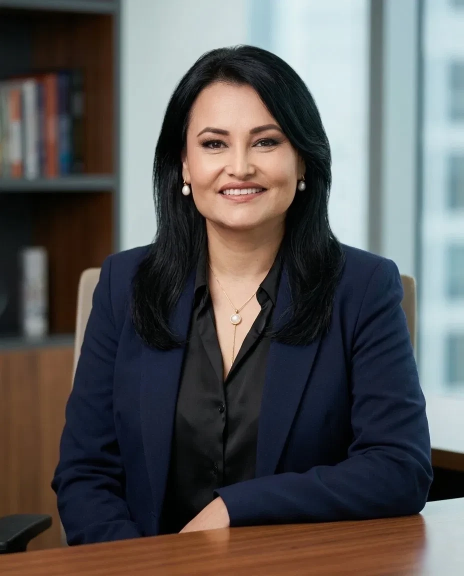
#> input picture minhas-fotos/bio-silvana-rosa-desafio-sua-mentoria-em-3-dias.webp, 928 x 1152 px (shown at 1/2 size)
$ python generate_jolt_slides.py
#> lines starting #> are read from the running program, lines starting #| are printed output that depends on the picture
from pathlib import Path
from PIL import Image, ImageDraw, ImageFont, ImageFilter
import math
import random


ROOT = Path(__file__).resolve().parents[1]
OUT = ROOT / "carrosseis" / "metodo-jolt-vendas-mentoria"
PHOTO = ROOT / "minhas-fotos" / "bio-silvana-rosa-desafio-sua-mentoria-em-3-dias.webp"

W, H = 1080, 1350
TOTAL = 7

COLORS = {
    "cream": "#F7F1E5",
    "cream_2": "#FFF8EA",
    "teal": "#062F31",
    "teal_2": "#0E4D4A",
    "teal_3": "#145E59",
    "tiffany": "#4EC8C4",
    "tiffany_light": "#A8E2DF",
    "gold": "#C8A24C",
    "gold_light": "#F3D992",
    "ink": "#10302E",
    "white": "#FFFDF8",
}

FONT_DIRS = [
    Path("C:/Windows/Fonts"),
    Path.home() / "AppData/Local/Microsoft/Windows/Fonts",
]


def find_font(*names):
    for folder in FONT_DIRS:
        for name in names:
            p = folder / name
            if p.exists():
                return str(p)
    return None


SERIF = find_font("georgiab.ttf", "georgia.ttf")
SERIF_REG = find_font("georgia.ttf")
SERIF_ITALIC = find_font("georgiai.ttf", "georgia.ttf")
SANS = find_font("arial.ttf")
SANS_BOLD = find_font("arialbd.ttf", "arial.ttf")


def font(path, size):
    return ImageFont.truetype(path, size=size)


def rgb(hex_color):
    h = hex_color.lstrip("#")
    return tuple(int(h[i:i + 2], 16) for i in (0, 2, 4))


def lerp(a, b, t):
    return tuple(int(a[i] * (1 - t) + b[i] * t) for i in range(3))


def dark_canvas():
    top, mid, bottom = rgb("#021C1E"), rgb(COLORS["teal"]), rgb("#0B615C")
    img = Image.new("RGB", (W, H), top)
    draw = ImageDraw.Draw(img)
    for y in range(H):
        t = y / H
        c = lerp(top, mid, t / 0.72) if t < 0.72 else lerp(mid, bottom, (t - 0.72) / 0.28)
        draw.line((0, y, W, y), fill=c)
    glow = Image.new("RGBA", (W, H), (0, 0, 0, 0))
    gd = ImageDraw.Draw(glow)
    gd.ellipse((590, -160, 1260, 520), fill=(223, 177, 87, 72))
    gd.ellipse((-260, 820, 620, 1530), fill=(78, 200, 196, 48))
    glow = glow.filter(ImageFilter.GaussianBlur(70))
    return Image.alpha_composite(img.convert("RGBA"), glow)


def light_canvas():
    img = Image.new("RGBA", (W, H), COLORS["cream"])
    glow = Image.new("RGBA", (W, H), (0, 0, 0, 0))
    gd = ImageDraw.Draw(glow)
    gd.ellipse((-260, 980, 620, 1540), fill=(78, 200, 196, 78))
    gd.ellipse((740, -250, 1320, 330), fill=(243, 217, 146, 42))
    glow = glow.filter(ImageFilter.GaussianBlur(80))
    img = Image.alpha_composite(img, glow)
    return img


def add_noise(img, opacity=14):
    noise = Image.effect_noise((W, H), 20).convert("L")
    layer = Image.new("RGBA", (W, H), (255, 255, 255, 0))
    layer.putalpha(noise.point(lambda p: int(p / 255 * opacity)))
    return Image.alpha_composite(img, layer)


def title_shadow(draw, pos, text, fnt, fill, shadow=(0, 0, 0, 95), anchor=None, stroke=0):
    x, y = pos
    draw.text((x + 3, y + 5), text, font=fnt, fill=shadow, anchor=anchor, stroke_width=stroke, stroke_fill=shadow)
    draw.text((x, y), text, font=fnt, fill=fill, anchor=anchor, stroke_width=stroke, stroke_fill=fill)


def measure(draw, text, fnt):
    b = draw.textbbox((0, 0), text, font=fnt)
    return b[2] - b[0], b[3] - b[1]


def wrap(draw, text, fnt, max_w):
    lines = []
    for para in text.split("\n"):
        words = para.split()
        if not words:
            lines.append("")
            continue
        line = words[0]
        for word in words[1:]:
            test = f"{line} {word}"
            if measure(draw, test, fnt)[0] <= max_w:
                line = test
            else:
                lines.append(line)
                line = word
        lines.append(line)
    return lines


def draw_wrapped(draw, xy, text, fnt, fill, max_w, gap=12, shadow=False, align="left"):
    x, y = xy
    for line in wrap(draw, text, fnt, max_w):
        w, _ = measure(draw, line, fnt)
        tx = x if align == "left" else x + (max_w - w) / 2
        if shadow:
            title_shadow(draw, (tx, y), line, fnt, fill)
        else:
            draw.text((tx, y), line, font=fnt, fill=fill)
        y += int(fnt.size * 1.02) + gap
    return y


def crop_photo(size, focus_y=-40):
    src = Image.open(PHOTO).convert("RGBA")
    sw, sh = src.size
    bw, bh = size
    scale = max(bw / sw, bh / sh)
    nw, nh = int(sw * scale), int(sh * scale)
    src = src.resize((nw, nh), Image.Resampling.LANCZOS)
    left = max(0, (nw - bw) // 2)
    top = min(max(0, (nh - bh) // 2 + focus_y), max(0, nh - bh))
    return src.crop((left, top, left + bw, top + bh))


def add_photo_right(img, x=560, y=118, w=555, h=1050, opacity=245):
    photo = crop_photo((w, h), -70)
    photo = photo.filter(ImageFilter.UnsharpMask(radius=1.2, percent=112, threshold=4))
    mask = Image.new("L", (w, h), 255)
    fade = Image.new("L", (w, h), 0)
    fd = ImageDraw.Draw(fade)
    fd.rectangle((0, 0, w, h), fill=255)
    for i in range(130):
        fd.line((i, 0, i, h), fill=int(255 * i / 130))
    for i in range(120):
        fd.line((0, h - i, w, h - i), fill=int(255 * i / 120))
    mask = ImageChops_multiply(mask, fade).point(lambda p: min(p, opacity))
    img.paste(photo, (x, y), mask)
    return img


def ImageChops_multiply(a, b):
    from PIL import ImageChops
    return ImageChops.multiply(a, b)


def waves(draw, dark=True):
    base = rgb(COLORS["tiffany"] if dark else COLORS["tiffany"])
    gold = rgb(COLORS["gold"])
    for i in range(17):
        pts = []
        for x in range(-80, W + 90, 12):
            y = 1130 + i * 8 + math.sin((x / 96) + i * 0.35) * 34
            pts.append((x, y))
        color = base if i % 2 else gold
        alpha = 82 if dark else 54
        draw.line(pts, fill=color + (alpha,), width=1)


def star(draw, x, y, r=18, fill=None):
    fill = fill or COLORS["gold"]
    pts = [(x, y - r), (x + r * .22, y - r * .22), (x + r, y), (x + r * .22, y + r * .22),
           (x, y + r), (x - r * .22, y + r * .22), (x - r, y), (x - r * .22, y - r * .22)]
    draw.polygon(pts, fill=fill)


def fine_ornaments(draw, dark=True):
    gold = COLORS["gold_light"] if dark else COLORS["gold"]
    tiff = COLORS["tiffany"]
    for r in range(120, 310, 32):
        draw.arc((790 - r, 65 - r, 790 + r, 65 + r), 20, 128, fill=gold, width=1)
    for i in range(8):
        draw.ellipse((78, 100 + i * 24, 84, 106 + i * 24), fill=gold)
    star(draw, 940, 238, 23, tiff)
    star(draw, 280, 1185, 15, gold)


def line_network(draw, points):
    for a, b in zip(points, points[1:]):
        draw.line((a, b), fill=rgb(COLORS["gold"]) + (150,), width=2)
    for x, y in points:
        draw.ellipse((x - 7, y - 7, x + 7, y + 7), fill=COLORS["gold_light"])
        draw.ellipse((x - 14, y - 14, x + 14, y + 14), outline=rgb(COLORS["gold"]) + (80,), width=2)


def icon(draw, cx, cy, kind, scale=1.0, color=None):
    c = color or COLORS["tiffany"]
    gold = COLORS["gold_light"]
    sw = max(3, int(5 * scale))
    if kind == "person":
        draw.ellipse((cx - 24*scale, cy - 48*scale, cx + 24*scale, cy), outline=c, width=sw)
        draw.rounded_rectangle((cx - 48*scale, cy + 10*scale, cx + 48*scale, cy + 70*scale), radius=int(22*scale), outline=c, width=sw)
        star(draw, cx + 48*scale, cy - 32*scale, int(12*scale), gold)
    elif kind == "shield":
        pts = [(cx, cy - 56*scale), (cx + 50*scale, cy - 30*scale), (cx + 38*scale, cy + 42*scale),
               (cx, cy + 72*scale), (cx - 38*scale, cy + 42*scale), (cx - 50*scale, cy - 30*scale)]
        draw.line(pts + [pts[0]], fill=c, width=sw)
        star(draw, cx, cy + 2*scale, int(18*scale), gold)
    elif kind == "chat":
        draw.rounded_rectangle((cx - 58*scale, cy - 44*scale, cx + 58*scale, cy + 35*scale), radius=int(28*scale), outline=c, width=sw)
        draw.line((cx - 18*scale, cy + 35*scale, cx - 42*scale, cy + 58*scale), fill=c, width=sw)
        for dx in (-26, 0, 26):
            draw.ellipse((cx + dx*scale - 7, cy - 8*scale, cx + dx*scale + 7, cy + 6*scale), fill=gold)
    elif kind == "chart":
        for i, h in enumerate([28, 48, 76]):
            x = cx - 52*scale + i * 42*scale
            draw.rounded_rectangle((x, cy + 54*scale - h*scale, x + 20*scale, cy + 54*scale), radius=5, fill=c if i != 1 else gold)
        draw.line((cx - 58*scale, cy + 58*scale, cx + 56*scale, cy + 58*scale), fill=c, width=sw)
        draw.line((cx - 44*scale, cy - 5*scale, cx - 8*scale, cy - 30*scale, cx + 42*scale, cy - 70*scale), fill=c, width=sw)
    elif kind == "compass":
        draw.ellipse((cx - 58*scale, cy - 58*scale, cx + 58*scale, cy + 58*scale), outline=c, width=sw)
        draw.polygon([(cx, cy - 42*scale), (cx + 16*scale, cy + 8*scale), (cx, cy), (cx - 16*scale, cy + 8*scale)], fill=gold)
    elif kind == "lock":
        draw.arc((cx - 36*scale, cy - 60*scale, cx + 36*scale, cy + 22*scale), 180, 360, fill=c, width=sw)
        draw.rounded_rectangle((cx - 58*scale, cy - 8*scale, cx + 58*scale, cy + 72*scale), radius=int(18*scale), outline=c, width=sw)
        star(draw, cx, cy + 32*scale, int(14*scale), gold)


def glass_card(draw, x, y, w, h, kind="chat", label=None, dark=True):
    fill = (4, 48, 49, 105) if dark else (255, 253, 248, 150)
    outline = rgb(COLORS["gold"]) + (150,)
    draw.rounded_rectangle((x, y, x + w, y + h), radius=28, fill=fill, outline=outline, width=2)
    icon(draw, x + w/2, y + h/2 - 18, kind, .72, COLORS["tiffany"])
    if label:
        draw.line((x + 44, y + h - 48, x + w - 44, y + h - 48), fill=rgb(COLORS["gold"]) + (90,), width=2)
        draw.text((x + w/2, y + h - 35), label, font=font(SANS_BOLD, 18), fill=COLORS["cream"] if dark else COLORS["ink"], anchor="ma")


def footer(draw, n, dark=True):
    y = 1240
    color = COLORS["cream"] if dark else COLORS["ink"]
    gold = COLORS["gold"]
    draw.line((180, y, 435, y), fill=gold, width=2)
    draw.line((650, y, 900, y), fill=gold, width=2)
    star(draw, 435, y, 10, COLORS["gold_light"])
    star(draw, 650, y, 10, COLORS["gold_light"])
    draw.text((540, 1202), str(n), font=font(SERIF_REG, 76), fill=gold, anchor="ra")
    draw.text((548, 1228), f"/{TOTAL}", font=font(SERIF_REG, 38), fill=color, anchor="la")


def pill(draw, x, y, text, light=False):
    fnt = font(SANS_BOLD, 24)
    tw, th = measure(draw, text, fnt)
    fill = COLORS["teal_2"] if light else COLORS["tiffany"]
    fg = COLORS["cream"] if light else COLORS["teal"]
    draw.rounded_rectangle((x, y, x + tw + 42, y + 44), radius=22, fill=fill)
    draw.text((x + 21, y + 10), text, font=fnt, fill=fg)


def dark_slide(n, title_lines, subtitle=None, photo=False, cards=None, cta=False, network=None):
    img = add_noise(dark_canvas(), 11)
    draw = ImageDraw.Draw(img, "RGBA")
    waves(draw, True)
    fine_ornaments(draw, True)
    if photo:
        add_photo_right(img, 545 if cta else 560, 80 if cta else 110, 575, 1120)
        draw = ImageDraw.Draw(img, "RGBA")
    if cards:
        line_network(draw, network or [(590, 230), (720, 370), (655, 555), (792, 720), (685, 905)])
        for c in cards:
            glass_card(draw, *c)
    return img, draw


def light_slide():
    img = add_noise(light_canvas(), 16)
    draw = ImageDraw.Draw(img, "RGBA")
    fine_ornaments(draw, False)
    waves(draw, False)
    return img, draw


def card_module(draw, x, y, w, h, num, head, body, kind):
    shadow = Image.new("RGBA", (W, H), (0, 0, 0, 0))
    sd = ImageDraw.Draw(shadow)
    sd.rounded_rectangle((x + 10, y + 15, x + w + 10, y + h + 15), radius=28, fill=(5, 49, 50, 65))
    shadow = shadow.filter(ImageFilter.GaussianBlur(18))
    draw.bitmap((0, 0), shadow.split()[-1], fill=(5, 49, 50, 40))
    draw.rounded_rectangle((x, y, x + w, y + h), radius=28, fill=COLORS["teal_2"], outline=COLORS["gold"], width=3)
    draw.ellipse((x + w/2 - 58, y + 40, x + w/2 + 58, y + 156), outline=COLORS["gold_light"], width=3)
    icon(draw, x + w/2, y + 95, kind, .55, COLORS["tiffany"])
    draw.text((x + w/2, y + 182), f"{num:02d}", font=font(SERIF_REG, 50), fill=COLORS["tiffany"], anchor="ma")
    draw_wrapped(draw, (x + 32, y + 246), head, font(SERIF, 29), COLORS["cream"], w - 64, 4, align="center")
    star(draw, x + w/2, y + 344, 13, COLORS["gold_light"])
    draw.line((x + 72, y + 344, x + w/2 - 22, y + 344), fill=COLORS["gold_light"], width=2)
    draw.line((x + w/2 + 22, y + 344, x + w - 72, y + 344), fill=COLORS["gold_light"], width=2)
    draw_wrapped(draw, (x + 42, y + 384), body, font(SANS, 28), COLORS["white"], w - 84, 7, align="center")


def split_card(draw, x, y, w, h, title, body, kind):
    draw.rounded_rectangle((x, y, x + w, y + h), radius=24, fill=(255, 253, 248, 210), outline=COLORS["gold"], width=2)
    draw.rounded_rectangle((x, y + h * .56, x + w, y + h), radius=24, fill=COLORS["teal_2"])
    draw.rectangle((x, y + h * .56, x + w, y + h * .65), fill=COLORS["teal_2"])
    draw.ellipse((x + w/2 - 58, y - 48, x + w/2 + 58, y + 68), fill=COLORS["teal_2"], outline=COLORS["gold"], width=3)
    icon(draw, x + w/2, y + 14, kind, .45, COLORS["tiffany"])
    draw_wrapped(draw, (x + 28, y + 90), title, font(SERIF, 31), COLORS["ink"], w - 56, 4, align="center")
    star(draw, x + w/2, y + h * .56, 14, COLORS["gold"])
    draw_wrapped(draw, (x + 34, y + h * .64), body, font(SANS, 27), COLORS["cream"], w - 68, 7, align="center")


def make_slide_1():
    img, draw = dark_slide(
        1,
        None,
        photo=True,
        cards=[(875, 150, 150, 150, "shield", None), (800, 800, 175, 150, "lock", None)],
        network=[(590, 230), (720, 365), (835, 555), (760, 730), (690, 900)],
        cta=False,
    )
    pill(draw, 84, 92, "METODO JOLT")
    title_shadow(draw, (82, 305), "MENTORA:", font(SERIF_REG, 70), COLORS["gold_light"])
    title_shadow(draw, (82, 390), "SEU CLIENTE", font(SERIF, 86), COLORS["cream"])
    title_shadow(draw, (82, 500), "DISSE", font(SERIF, 86), COLORS["cream"])
    title_shadow(draw, (82, 612), "“VOU PENSAR”?", font(SERIF, 70), COLORS["gold_light"])
    draw.line((84, 720, 450, 720), fill=COLORS["gold"], width=3)
    draw_wrapped(draw, (84, 765), "Talvez ele não precise de mais argumento. Ele precisa de segurança para decidir.", font(SANS, 38), COLORS["cream"], 500, 12)
    footer(draw, 1, True)
    return img


def make_slide_2():
    img, draw = dark_slide(2, None, photo=False, cards=[(655, 130, 190, 190, "person", None), (785, 415, 170, 170, "shield", None), (600, 700, 210, 170, "chat", None), (770, 900, 185, 150, "chart", None)])
    title_shadow(draw, (82, 300), "NÃO É", font(SERIF_REG, 86), COLORS["gold_light"])
    title_shadow(draw, (82, 405), "FALTA DE", font(SERIF, 92), COLORS["cream"])
    title_shadow(draw, (82, 515), "VALOR", font(SERIF, 96), COLORS["cream"])
    draw.line((84, 640, 492, 640), fill=COLORS["gold"], width=3)
    draw_wrapped(draw, (84, 700), "É medo de escolher errado, aplicar errado ou se frustrar de novo.", font(SANS, 42), COLORS["cream"], 520, 14)
    footer(draw, 2, True)
    return img


def make_slide_3():
    img, draw = light_slide()
    draw_wrapped(draw, (92, 112), "JULGUE A\nINDECISÃO", font(SERIF, 82), COLORS["ink"], 900, 8, align="center")
    draw.line((302, 326, 778, 326), fill=COLORS["gold"], width=2)
    star(draw, 540, 326, 17, COLORS["gold"])
    draw.text((540, 380), "Antes de responder, descubra qual medo está travando a compra.", font=font(SANS, 34), fill=COLORS["ink"], anchor="ma")
    card_module(draw, 70, 520, 285, 560, 1, "Medo de\nescolher errado", "Ele quer certeza antes de se comprometer.", "compass")
    card_module(draw, 397, 520, 285, 560, 2, "Falta de\nclareza", "Pede mais dados, mesmo depois da explicação.", "chat")
    card_module(draw, 724, 520, 285, 560, 3, "Medo de\nnão aplicar", "A dúvida é: será que eu consigo?", "person")
    footer(draw, 3, False)
    return img


def make_slide_4():
    img, draw = light_slide()
    draw_wrapped(draw, (90, 115), "OFEREÇA\nRECOMENDAÇÃO", font(SERIF, 76), COLORS["ink"], 900, 8, align="center")
    draw.text((540, 340), "Clientes indecisos não precisam de dez opções.", font=font(SANS, 35), fill=COLORS["ink"], anchor="ma")
    draw.text((540, 392), "Precisam de direção.", font=font(SANS_BOLD, 39), fill=COLORS["teal_2"], anchor="ma")
    split_card(draw, 120, 555, 840, 345, "A frase que muda o ritmo da venda", "“Com base no seu objetivo, este é o caminho mais direto para você.”", "compass")
    draw.rounded_rectangle((175, 965, 905, 1065), radius=46, fill=COLORS["teal_2"], outline=COLORS["gold"], width=2)
    draw.text((540, 997), "assuma a condução com autoridade", font=font(SANS_BOLD, 32), fill=COLORS["cream"], anchor="ma")
    footer(draw, 4, False)
    return img


def make_slide_5():
    img, draw = light_slide()
    draw_wrapped(draw, (88, 105), "LIMITE A\nEXPLORAÇÃO", font(SERIF, 82), COLORS["ink"], 900, 8, align="center")
    draw.text((540, 356), "Mais informação pode virar mais paralisia.", font=font(SANS, 36), fill=COLORS["ink"], anchor="ma")
    split_card(draw, 95, 505, 420, 285, "Pare de empilhar materiais", "PDF, call extra e novas opções podem confundir ainda mais.", "chat")
    split_card(draw, 565, 505, 420, 285, "Feche o campo de decisão", "Volte para a solução que você recomendou.", "shield")
    split_card(draw, 212, 860, 655, 245, "Assuma o controle da conversa", "“Já temos as informações necessárias para decidir.”", "lock")
    footer(draw, 5, False)
    return img


def make_slide_6():
    img, draw = light_slide()
    draw_wrapped(draw, (88, 100), "TIRE O RISCO\nDA MESA", font(SERIF, 82), COLORS["ink"], 900, 8, align="center")
    draw.text((540, 352), "A decisão fica mais leve quando o medo perde força.", font=font(SANS, 34), fill=COLORS["ink"], anchor="ma")
    card_module(draw, 70, 510, 285, 560, 1, "Garantia de\nimplementação", "Apoio claro para quem executa de verdade.", "shield")
    card_module(draw, 397, 510, 285, 560, 2, "Comece\nmenor", "Um diagnóstico inicial reduz a pressão.", "compass")
    card_module(draw, 724, 510, 285, 560, 3, "Franqueza\nradical", "Mostre o que esperar e o que não esperar.", "chat")
    footer(draw, 6, False)
    return img


def make_slide_7():
    img, draw = dark_slide(
        7,
        None,
        photo=True,
        cards=[(850, 145, 150, 150, "person", None), (690, 805, 190, 160, "chart", None)],
        network=[(590, 230), (720, 365), (655, 555), (792, 720), (685, 905)],
        cta=True,
    )
    title_shadow(draw, (75, 270), "DESTRAVE", font(SERIF, 92), COLORS["gold_light"])
    title_shadow(draw, (75, 385), "SUAS", font(SERIF, 92), COLORS["cream"])
    title_shadow(draw, (75, 500), "VENDAS", font(SERIF, 92), COLORS["cream"])
    draw.line((78, 620, 480, 620), fill=COLORS["gold"], width=3)
    draw_wrapped(draw, (78, 675), "Quer 1h comigo para enxergar onde sua venda de mentoria está travando?", font(SANS, 39), COLORS["cream"], 500, 12)
    draw.rounded_rectangle((78, 900, 640, 1016), radius=56, fill=COLORS["cream"], outline=COLORS["gold_light"], width=3)
    draw.text((358, 936), "Comenta JOLT", font=font(SANS_BOLD, 42), fill=COLORS["ink"], anchor="ma")
    footer(draw, 7, True)
    return img


def main():
    OUT.mkdir(parents=True, exist_ok=True)
    makers = [make_slide_1, make_slide_2, make_slide_3, make_slide_4, make_slide_5, make_slide_6, make_slide_7]
    for i, make in enumerate(makers, 1):
        img = make().convert("RGB")
        img.save(OUT / f"slide-{i:02d}.png", "PNG")
#> this loop made 7 passes
#> pass 1, in dark_canvas, `img = Image.new("RGB", (W, H), top)`:
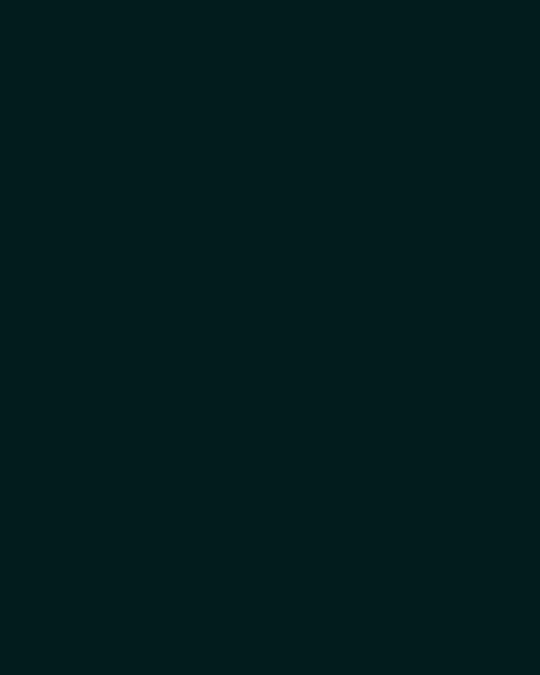
#> img: PIL image 1080x1350 RGB (shown at 1/2 size); mean R, G, B 2, 28, 30
#> pass 1, in dark_canvas, `glow = glow.filter(ImageFilter.GaussianBlur(70))`:
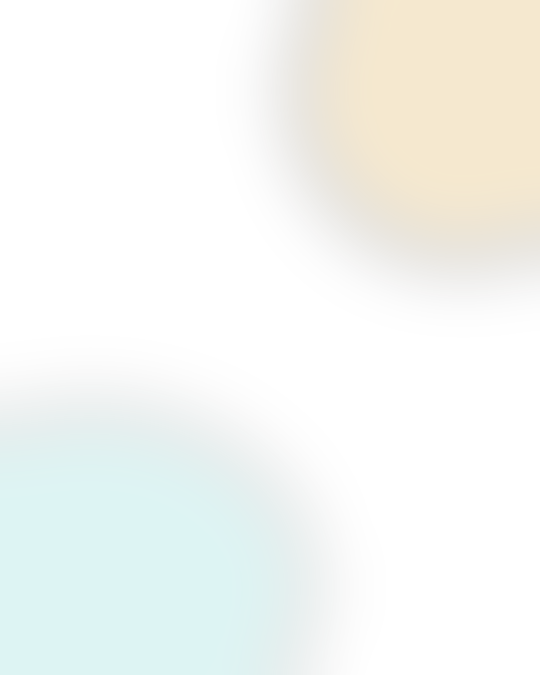
#> glow: PIL image 1080x1350 RGBA (shown at 1/2 size); mean R, G, B, A 49.9, 67.1, 52.4, 20.7; transparent parts drawn white
#> pass 1, in add_noise, `noise = Image.effect_noise((W, H), 20).convert("L")`:
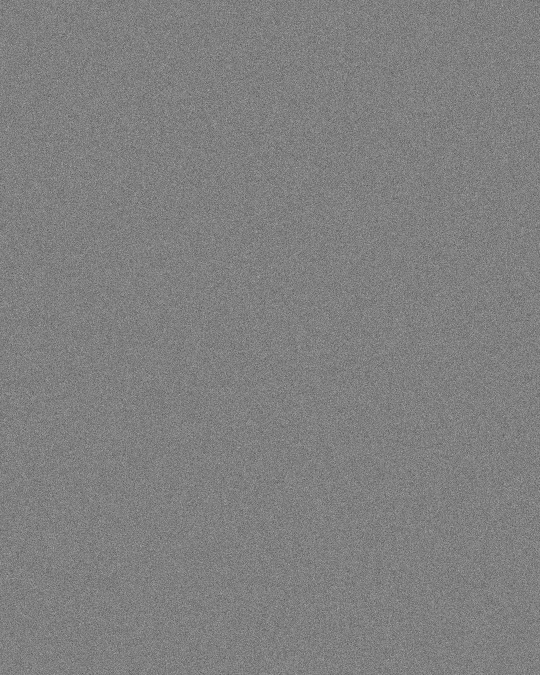
#> noise: PIL image 1080x1350 L (shown at 1/2 size); min 21, max 221, mean 127.5
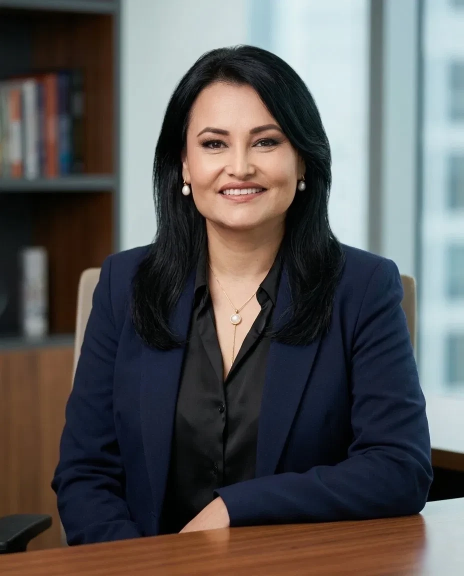
#> input picture minhas-fotos/bio-silvana-rosa-desafio-sua-mentoria-em-3-dias.webp, 928 x 1152 px (shown at 1/2 size)
#> after the loop:
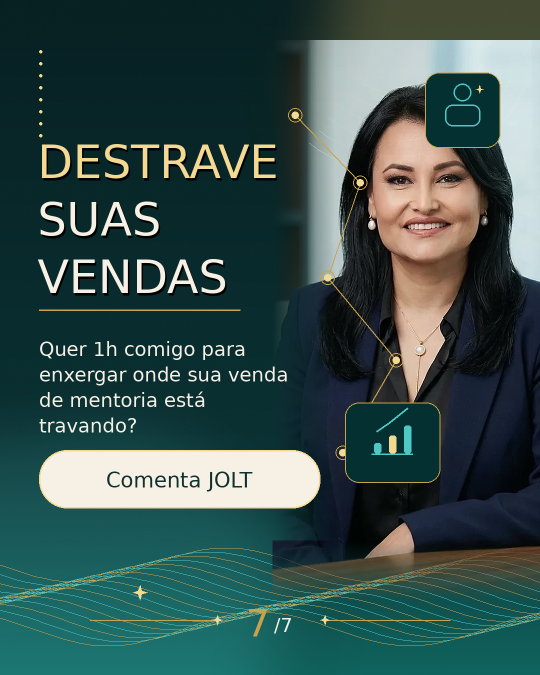
#> img: PIL image 1080x1350 RGB (shown at 1/2 size); mean R, G, B 55.3, 81.4, 78.5
    for old in range(len(makers) + 1, 11):
        p = OUT / f"slide-{old:02d}.png"
        if p.exists():
            p.unlink()
    sheet = Image.new("RGB", (4 * 216, 2 * 270), COLORS["cream"])
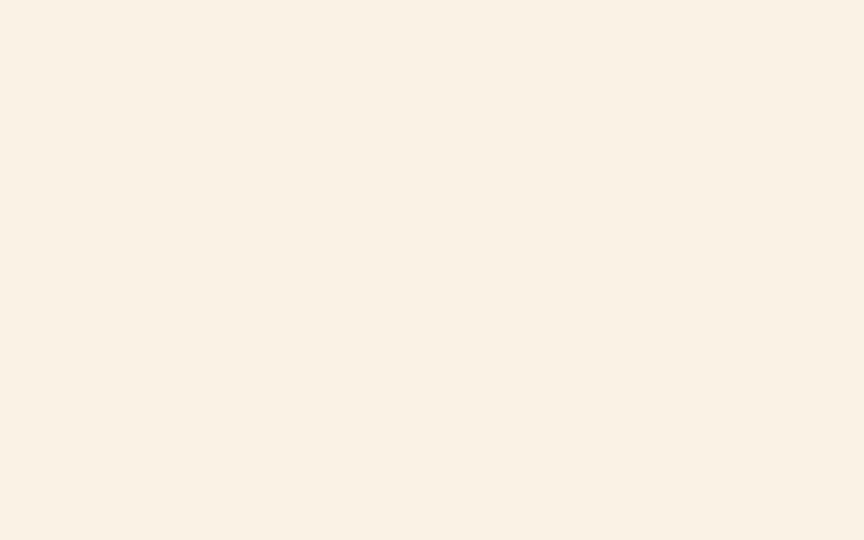
#> sheet: PIL image 864x540 RGB; mean R, G, B 247, 241, 229
    for i in range(len(makers)):
        thumb = Image.open(OUT / f"slide-{i + 1:02d}.png").resize((216, 270), Image.Resampling.LANCZOS)
        sheet.paste(thumb, ((i % 4) * 216, (i // 4) * 270))
#> (the rest of the program and of its run is left out)
